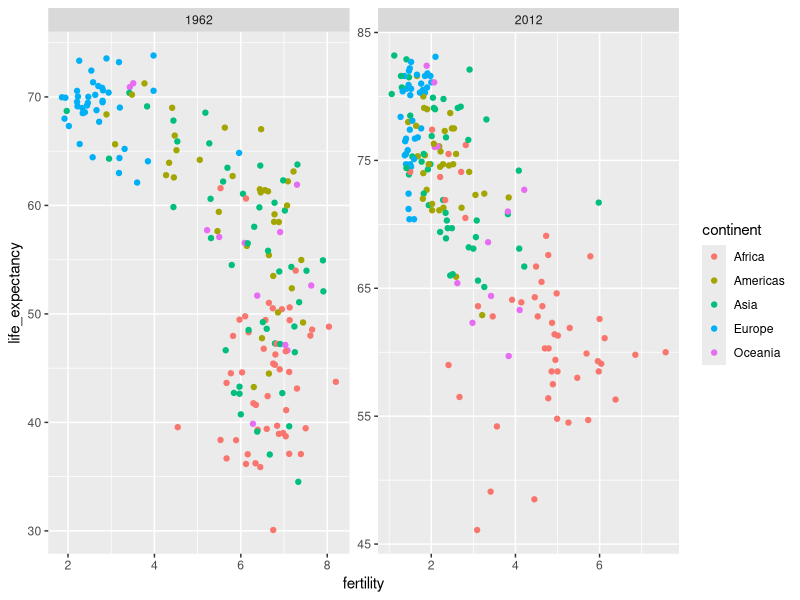

Write R code to recreate this figure.

library(dslabs)
library(tidyverse)
data(gapminder)
filter(gapminder, year%in%c(1962, 2012)) %>%
  ggplot(aes(fertility, life_expectancy, col = continent)) +
  geom_point() +
  facet_wrap(. ~ year, scales = "free")
